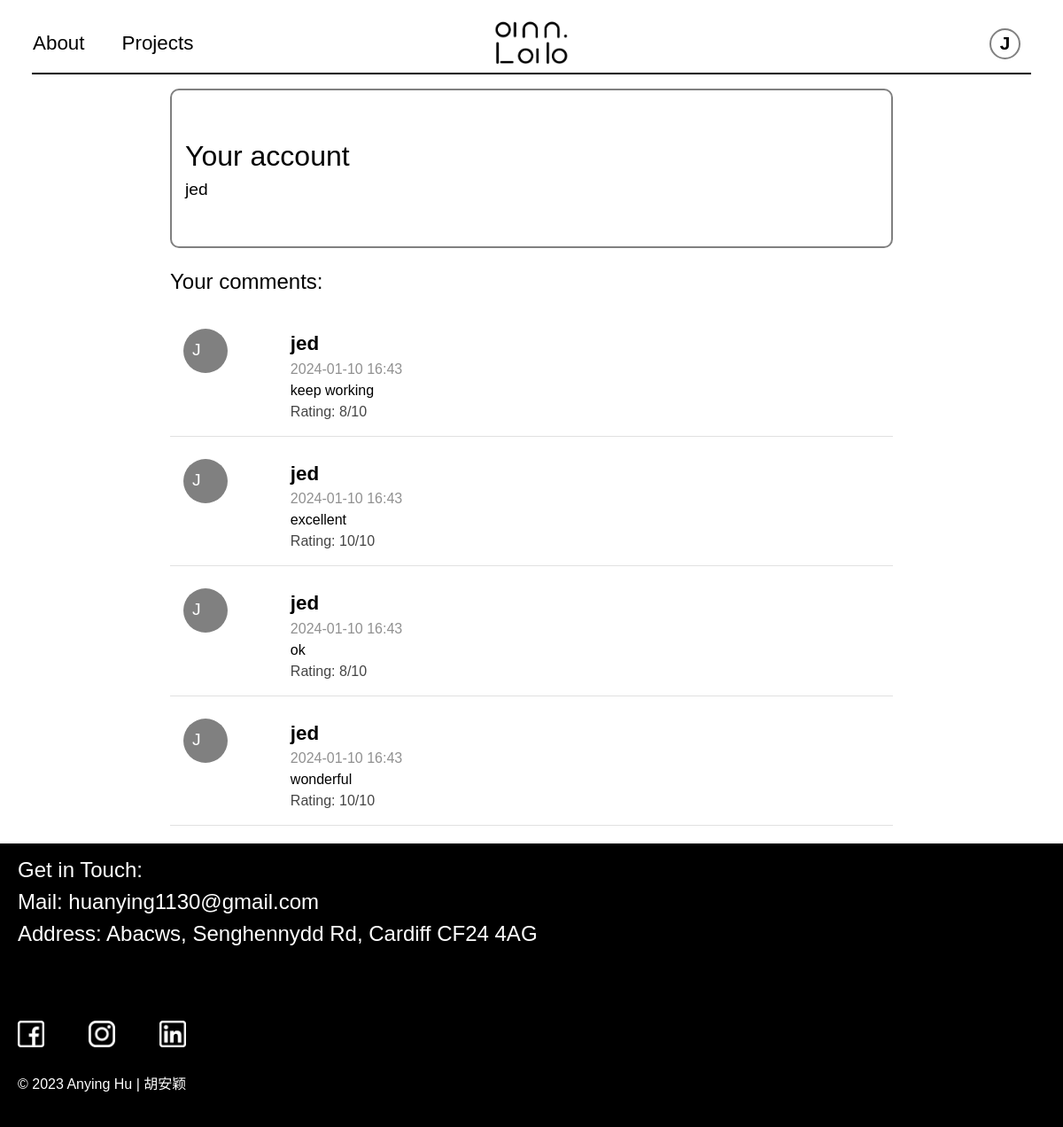
Screenshot of /profile (signed in) with the database file from the repository.
### tables this page shows
CREATE TABLE `users` (
    `id` INTEGER NOT NULL PRIMARY KEY AUTOINCREMENT,
    `username` TEXT NOT NULL,
    `password` TEXT NOT NULL
);

CREATE TABLE `comments` (
    `id` INTEGER PRIMARY KEY AUTOINCREMENT,
    `project_id` INTEGER NOT NULL,
    `user_id` INTEGER NOT NULL,
    `comment` TEXT NOT NULL,
    `rating` INTEGER NOT NULL,
    `time` TEXT NOT NULL,
    FOREIGN KEY (user_id) REFERENCES users(id)
);

### annlab.py (the view)
@app.route('/profile')
def profile():
    if not session.get('logged_in'):
        error=''
        return render_template('6_login.html', error=error)
    username = session['username']
    conn = sqlite3.connect(DATABASE)
    conn.row_factory = sqlite3.Row
    cursor = conn.cursor()
    cursor.execute('SELECT id FROM users WHERE username = ?', (username,))
    user = cursor.fetchone()
    if user:
        user_id = user['id']
        cursor.execute('SELECT * FROM comments WHERE user_id = ?', (user_id,))
        rows = cursor.fetchall()
        comments = [dict(row) for row in rows]
    else:
        comments = []
    print(comments)
    conn.close()
    return render_template('7_profile.html', comments=comments, username=username)

### templates/7_profile.html
{% extends '0_basic.html' %}
{%block myBlock%}
<div class="profile-box">
  <div class="profile-header">
    <p class="profile-title">Your account</p>
    <p class="profile-subtitle">{{ username }}</p>
  </div>
</div>
<div class="profile-comment"><p>Your comments:</p></div>
<div class="comments-container">
  {% for comment in comments %}
  <div class="comment-item">
      <div class="comment-user-initial">
        <div>
          {{ username[0].upper() }}
        </div>
      </div>
      <div class="comment-content">
          <div class="comment-user">
              {{ username }}
          </div>
          <div class="comment-time">
              {{ comment.time}}
          </div>
          <p>{{ comment.comment }}</p>
          <div class="comment-rating">
              Rating: {{ comment.rating }}/10
          </div>
      </div>
  </div>
  {% else %}
  <p class="profile-nocomment">No comments yet.</p>
  {% endfor %}
</div>
{%endblock%}

### static/style.css (style rules this page uses)
* { font-family: Arial, Helvetica, sans-serif; box-sizing: border-box; margin: 0; padding: 0; }
body { line-height: 1.5; font-size: 1.5rem; }
.comments-container { margin: 20px auto; max-width: 68vw; }
.comment-item { border-bottom: 1px solid #e1e1e1; padding: 15px; margin-bottom: 10px; display: flex; }
.comment-user-initial { flex: 1; align-items: flex-start; }
.comment-user-initial div { width:50px; height: 50px; background: gray; color: white; border-radius: 50%; font-size: 1.2rem; padding: 10px; }
.comment-content { flex: 6; margin-left: 10px; vertical-align: top; text-align: start; font-size: 1rem; }
.comment-user { font-weight: bold; font-size: 1.4rem; }
.comment-time { color: #909090; }
.comment-rating { color: #444; }
.profile-box { display: flex; justify-content: center; align-items: center; }
.profile-header { border: 2px solid grey; border-radius: 10px; width: 68vw; height: 180px; margin: 0 auto; display: flex; flex-direction: column; justify-content: center; align-items: flex-start; }
.profile-header p { margin-left:15px; }
.profile-title { font-size: 2rem; }
.profile-subtitle { font-size: 1.2rem; }
.profile-comment { margin: 20px auto; width: 68vw; }
.profile-comment p { font-size: 1.5rem; }

### rows the page displays
users: username "jed"
comments: username "J", username "jed", time "2024-01-10 16:43", comment "keep working", rating "8"
comments: username "J", username "jed", time "2024-01-10 16:43", comment "excellent", rating "10"
comments: username "J", username "jed", time "2024-01-10 16:43", comment "ok", rating "8"
comments: username "J", username "jed", time "2024-01-10 16:43", comment "wonderful", rating "10"

### other values shown
{{ session.username[0].upper() }} "J"
